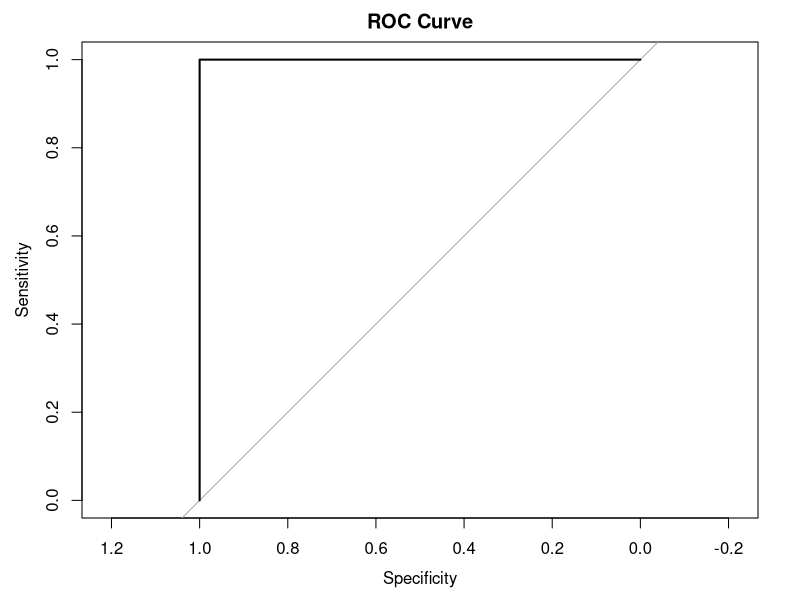

Write R code to recreate this figure.
cb= read.csv("CBR.csv")
View(cb)
library(dplyr)
library(caTools)
split= sample.split(cb$Disease, SplitRatio = 0.80)
split
train= subset(cb,split == "TRUE")
nrow(train)
test= subset(cb,split == "FALSE")
nrow(test)
model = glm(Disease~H_HCT+H_PLT+H_PDW+H_HGB, data = train, family = "binomial")
summary(model)
library(car)
vf=vif(model)
vf
mv=vf>5
mv
pred = predict(model,test)
pred
library(pROC)
pred <- unlist(pred)  
y= test$Disease
y <- as.vector(y)     
roc_curve <- roc(y, pred)
plot(roc_curve, main = "ROC Curve")
auc_value <- auc(roc_curve)
print(paste("AUC:", auc_value))
coords(roc_curve, "best", ret = "threshold")
